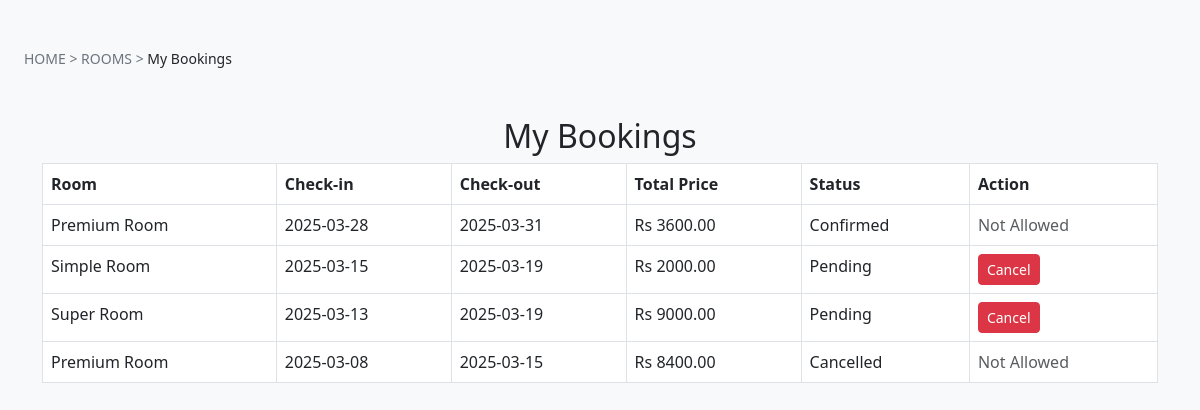
The page /mybooking.php (signed in) on the database its author committed.
### tables this page shows
CREATE TABLE `bookings` (
  `id` int(11) NOT NULL,
  `user_id` int(11) NOT NULL,
  `room_id` int(11) NOT NULL,
  `check_in_date` date NOT NULL,
  `check_out_date` date NOT NULL,
  `total_price` decimal(10,2) NOT NULL,
  `status` enum('pending','confirmed','cancelled') DEFAULT 'pending',
  `created_at` timestamp NOT NULL DEFAULT current_timestamp(),
  `updated_at` timestamp NOT NULL DEFAULT current_timestamp() ON UPDATE current_timestamp()
);

CREATE TABLE `rooms` (
  `id` int(11) NOT NULL,
  `name` varchar(150) NOT NULL,
  `area` int(11) NOT NULL,
  `price` int(11) NOT NULL,
  `quantity` int(11) NOT NULL,
  `adult` int(11) NOT NULL,
  `children` int(11) NOT NULL,
  `description` varchar(350) NOT NULL,
  `status` tinyint(4) NOT NULL,
  `removed` int(11) NOT NULL DEFAULT 0
);

### mybooking.php (the view, shortened to what this page needs)
<?php
$hostname = "localhost";
$database = "grandhotel";
$username = "root";
$password = "";
$connect = new mysqli($hostname, $username, $password, $database);
$user_id = $_SESSION['user_id'];
$query = "SELECT b.id, r.name AS room_name, b.check_in_date, b.check_out_date, b.total_price, b.status
          FROM bookings b
          JOIN rooms r ON b.room_id = r.id
          WHERE b.user_id = ?
          ORDER BY b.check_in_date DESC";
$stmt = $connect->prepare($query);
$stmt->bind_param("i", $user_id);
$stmt->execute();
$result = $stmt->get_result();
?>
<!DOCTYPE html>
<html lang="en">
<head>
    <link href="https://cdn.jsdelivr.net/npm/bootstrap@5.3.0-alpha1/dist/css/bootstrap.min.css" rel="stylesheet">
</head>
<body class="bg-light">
    <div class="col-12 my-5 mb-4 px-4">
        <div style="font-size: 14px;">
            <a href="index.php" class="text-secondary text-decoration-none">HOME</a>
            <span class="text-secondary"> > </span>
            <a href="rooms.php" class="text-secondary text-decoration-none">ROOMS</a>
            <span class="text-secondary"> > </span>
            <span class="text-dark">My Bookings</span>
        </div>
    </div>
    <div class="container mt-5">
        <h2 class="text-center">My Bookings</h2>
        <table class="table table-bordered">
            <thead>
                <tr>
                    <th>Room</th>
                    <th>Check-in</th>
                    <th>Check-out</th>
                    <th>Total Price</th>
                    <th>Status</th>
                    <th>Action</th>
                </tr>
            </thead>
            <tbody>
                <?php while ($row = $result->fetch_assoc()) { ?>
                    <tr>
                        <td><?php echo htmlspecialchars($row['room_name']); ?></td>
                        <td><?php echo $row['check_in_date']; ?></td>
                        <td><?php echo $row['check_out_date']; ?></td>
                        <td>Rs <?php echo $row['total_price']; ?></td>
                        <td><?php echo ucfirst($row['status']); ?></td>
                        <td>
                            <?php if ($row['status'] == 'pending') { ?>
                                <form method="POST" action="cancel_booking.php">
                                    <button type="submit" class="btn btn-danger btn-sm">Cancel</button>
                                </form>
                            <?php } else { ?>
                                <span class="text-muted">Not Allowed</span>
                            <?php } ?>
                        </td>
                    </tr>
                <?php } ?>
            </tbody>
        </table>
    </div>
</body>
</html>

### rows shown on the page
bookings: room.name "Premium Room", check_in_date "2025-03-28", check_out_date "2025-03-31", total_price "3600.00", status "Confirmed", shows "Not Allowed"
bookings: room.name "Simple Room", check_in_date "2025-03-15", check_out_date "2025-03-19", total_price "2000.00", status "Pending"
bookings: room.name "Super Room", check_in_date "2025-03-13", check_out_date "2025-03-19", total_price "9000.00", status "Pending"
bookings: room.name "Premium Room", check_in_date "2025-03-08", check_out_date "2025-03-15", total_price "8400.00", status "Cancelled", shows "Not Allowed"
